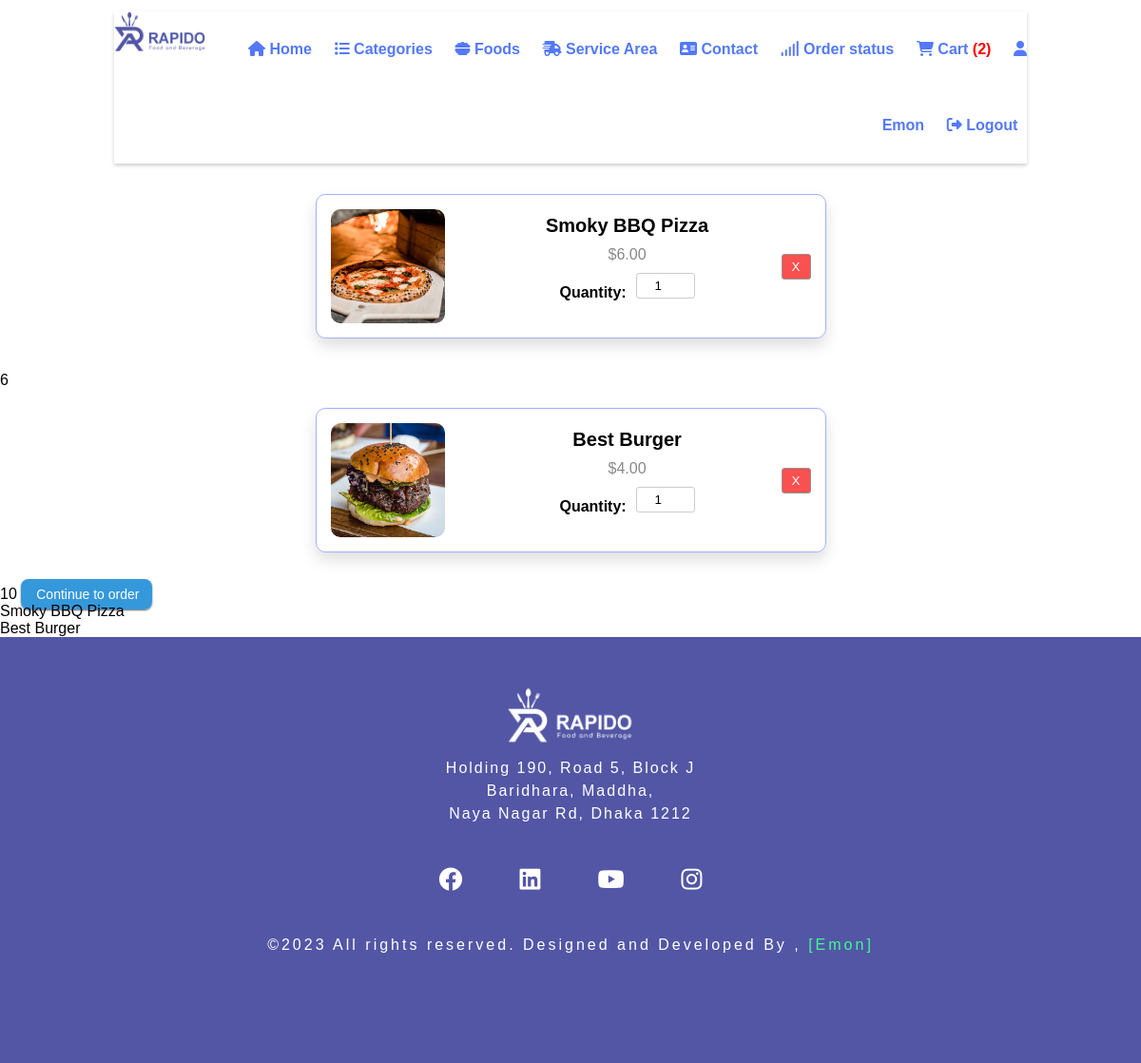
Page /cart.php (signed in) on the committed database.
### tables this page shows
CREATE TABLE `customer_info` (
  `id` int(11) NOT NULL AUTO_INCREMENT,
  `first_name` varchar(100) DEFAULT NULL,
  `last_name` varchar(100) DEFAULT NULL,
  `cus_email` varchar(255) DEFAULT NULL,
  `cus_password` varchar(255) DEFAULT NULL,
  PRIMARY KEY (`id`)
);

CREATE TABLE `tbl_food` (
  `id` int(10) unsigned NOT NULL AUTO_INCREMENT,
  `title` varchar(100) NOT NULL,
  `description` text NOT NULL,
  `price` decimal(10,2) NOT NULL,
  `image_name` varchar(255) NOT NULL,
  `category_id` int(10) unsigned NOT NULL,
  `featured` varchar(10) NOT NULL,
  `active` varchar(10) NOT NULL,
  PRIMARY KEY (`id`)
);

CREATE TABLE `tbl_cart` (
  `id` int(11) NOT NULL AUTO_INCREMENT,
  `from_order` varchar(100) DEFAULT NULL,
  `food_id` varchar(100) DEFAULT NULL,
  `add_to_cart_date` datetime DEFAULT NULL,
  PRIMARY KEY (`id`)
);

### cart.php (the view, shortened to what this page needs)
<?php include('partials-front/menu.php');
 $order_user = $_SESSION['user-email'];
  $sql = "SELECT * FROM `tbl_cart` WHERE `from_order` = '$order_user'";
  $res=mysqli_query($conn, $sql);
  $count = mysqli_num_rows($res);
   if($count>0)
   {
        $sumTotal = 0;
        $food_names = array();
        $food_price = array();
        while($row=mysqli_fetch_assoc($res)){
                 $food_id = $row['food_id'] ;
                $query = "SELECT * FROM `tbl_food` WHERE `id`='$food_id'";
                $result3 = mysqli_query($conn,$query );
                    while($row2 = mysqli_fetch_assoc($result3)){
                            $image_name = $row2['image_name'];
                            $price = $row2['price'];
                           $sumTotal += $price;
                           $title = $row2['title'];
                           array_push($food_names, $title);
                           $price = $row2['price'];
                           array_push($food_price,$price);
                            ?>
                            <form method="POST" >
                                <div class="cart">
                                    <?php
                                        if($image_name=="")
                                        {
                                            echo "<div class='error'>Image not Available.</div>";
                                        }
                                        else
                                        {
                                            ?>
                                             <img src="<?php echo SITEURL; ?>images/food/<?php echo $image_name; ?>" alt="Product">
                                            <?php
                                        }
                                    ?>
                                    <div class="cart-info">
                                        <div class="cart-title"><?php echo $title; ?></div>
                                        <div class="cart-price">$<?php echo $price; ?></div>
                                        <div class="cart-quantity">
                                            <label class="cart-quantity-label">Quantity:</label>
                                            <input type="number" class="cart-quantity-input"  name="qty" min="1" value="1">
                                        </div>
                                    </div>
                                    <button class="cart-remove" type="submit" name="remove_cart">X</button>
                                </div>
                            </form>
                        <?php
                    }
                    echo $sumTotal ;
        }
        ?>
        <a onclick="setLinkHref()" id="my-link" href="#" class="btn btn-primary" >Continue to order</a>
        <?php
    }
?>
<?php foreach ($food_names as $name): ?>
    <p><?php echo $name; ?></p>
<?php endforeach; ?>
<?php include('partials-front/footer.php'); ?>

### partials-front/menu.php (shortened to what this page needs)
<?php include('config/constants.php');
  @$order_user =  $_SESSION['user-email'];
?>
<!DOCTYPE html>
<html lang="en">
<head>
    <link rel="stylesheet" href="css/style.css">
    <link rel="stylesheet" href="https://cdn.datatables.net/1.13.4/css/jquery.dataTables.min.css">
    <link rel="stylesheet" href=" https://cdn.datatables.net/rowreorder/1.3.3/css/rowReorder.dataTables.min.css">
    <link rel="stylesheet" href=" https://cdn.datatables.net/responsive/2.4.1/css/responsive.dataTables.min.css">
	<link rel="stylesheet" href="https://cdnjs.cloudflare.com/ajax/libs/font-awesome/6.4.0/css/all.min.css" />
</head>
<body>
    <section class="header_1">
        <div class="container">
            <div class="logo">
                <a href="#" title="Logo">
                    <img src="images/Rapido-Logo.png" alt="Restaurant Logo" class="img-responsive">
                </a>
            </div>
            <div class="menu text-right">
                <ul>
                    <li>
                        <a href="<?php echo SITEURL; ?>"> <i class="fa-solid fa-house"></i> Home</a>
                    </li>
                    <li>
                        <a href="<?php echo SITEURL; ?>categories.php"> <i class="fa-solid fa-list"></i> Categories</a>
                    </li>
                    <li>
                        <a href="<?php echo SITEURL; ?>foods.php"> <i class="fa-solid fa-bowl-food"></i> Foods</a>
                    </li>
                    <li>
                        <a href="<?php echo SITEURL; ?>service_area.php"> <i class="fa-solid fa-truck-fast"></i> Service Area</a>
                    </li>
                    <?php
                    if ($order_user) {
                    ?>
                        <li>
                            <a href="contact.php"> <i class="fa-solid fa-address-card"></i> Contact</a>
                        </li>
                    <?php
                    }
                    ?>
                    <?php
                    if ($order_user) {
                    ?>
                        <li>
                            <a href="order_status.php"> <i class="fa-solid fa-signal"></i> Order status</a>
                        </li>
                        <li>
                            <a href="cart2.php"> <i class="fa-solid fa-cart-shopping"></i> Cart</a>
							<?php
								$sql = "SELECT COUNT(*) AS total FROM `tbl_cart` WHERE `from_order` = '$order_user'";
								$result = mysqli_query($conn, $sql);
								if ($result) {
									$row = mysqli_fetch_assoc($result);
									$total = $row['total'];
									echo "<span style='color:red'>($total)</span>";
								} else {
									echo "0";
								}
							?>
                        </li>
                    <?php
                    }
                    ?>
                    <?php
                    if ($order_user) {
						$sql_for_name = "SELECT `last_name` FROM `customer_info` WHERE `cus_email`='$order_user'";
						$execute = mysqli_query($conn,$sql_for_name);
						$row = mysqli_fetch_assoc($execute);
						$last_name = $row['last_name'];
                    ?>
                        <li>
                            <a href=""> <i class="fa-solid fa-user"></i> <?php print $last_name ?>  </a>
                        </li>
						<li>
							<a href="logout.php"> <i class="fa-solid fa-right-from-bracket"></i> Logout</a>
						</li>
                    <?php
                    }
                    ?>
                </ul>
            </div>
        </div>
    </section>

### css/style.css (style rules this page uses)
body { margin: 0; padding: 0; }
* { margin: 0 0; padding: 0 0; font-family: Arial, Helvetica, sans-serif; }
.container { width: 80%; margin: 0 auto; padding: 1%; }
.img-responsive { width: 100%; }
.text-right { text-align: right; }
a { color: #5379f8; text-decoration: none; }
.btn { padding: 1%; border: none; font-size: 1rem; border-radius: 5px; }
.btn-primary { background: #3498db; background-image: -webkit-linear-gradient(top, #3498db, #2980b9); background-image: -moz-linear-gradient(top, #3498db, #2980b9); background-image: -ms-linear-gradient(top, #3498db, #2980b9); background-image: -o-linear-gradient(top, #3498db, #2980b9); background-image: linear-gradient(to bottom, #3498db, #2980b9); -webkit-border-radius: 8; -moz-border-radius: 8; border-radius: 8px; -webkit-box-shadow: 0px 1px 2px #666666; -moz-box-shadow: 0px 1px 2px #666666; box-shadow: 0px 1px 2px #666666; font-family: Arial; color: #ffffff; font-size: 14px; background: #3498db; padding: 8px 14px 8px 16px; text-decoration: none; cursor: pointer; }
.logo { width: 10%; float: left; }
.menu { width: 100%; line-height: 5rem; box-shadow: 0 2px 4px rgba(0, 0, 0, 0.2); }
.menu ul { list-style-type: none; }
.menu ul li { display: inline; padding: 1%; font-weight: bold; }

### partials-front/menu.php (style rules this page uses)
body { font-family: Arial, sans-serif; margin: 0; padding: 0; }
.cart { display: flex; align-items: center; max-width: 505px; margin: 0 auto; padding: 15px; margin-bottom: 35px; margin-top: 20px; border: 1px solid #A0B2FA; border-radius: 10px ; box-shadow: 0 .5rem 1rem rgba(0,0,0,.13); transition: box-shadow 0.3s ease-in-out; }
.cart img { height: 120px; width: 120px; margin-right: 30px; object-fit: cover; border-radius: 10px; }
.cart-info { flex: 1; display: flex; flex-direction: column; align-items: center; justify-content: space-between; }
.cart-title { font-size: 20px; font-weight: bold; margin-bottom: 10px; }
.cart-price { font-size: 16px; color: #888; margin-bottom: 10px; }
.cart-quantity { display: flex; align-items: center; }
.cart-quantity-label { font-size: 16px; margin-right: 10px; }
.cart-quantity-input { padding: 5px; width: 50px; text-align: center; border: 1px solid #ccc; border-radius: 3px; outline: none; margin-bottom: 20px }
.cart-remove { display: inline-block; background-color: #fa5050; color: #fff; padding: 5px 10px; border-radius: 3px; cursor: pointer; border: 1px solid #969494; }
label { font-size: 16px; margin-bottom: 5px; font-weight: bold; }

### rows in the picture
customer_info: last_name "Emon"
tbl_cart: sumTotal "6"
tbl_food: image_name (picture), title "Smoky BBQ Pizza", price "6.00"
tbl_cart: sumTotal "10"
tbl_food: image_name (picture), title "Best Burger", price "4.00"

### other values in the picture
$total "2"
$name "Smoky BBQ Pizza"
$name "Best Burger"
